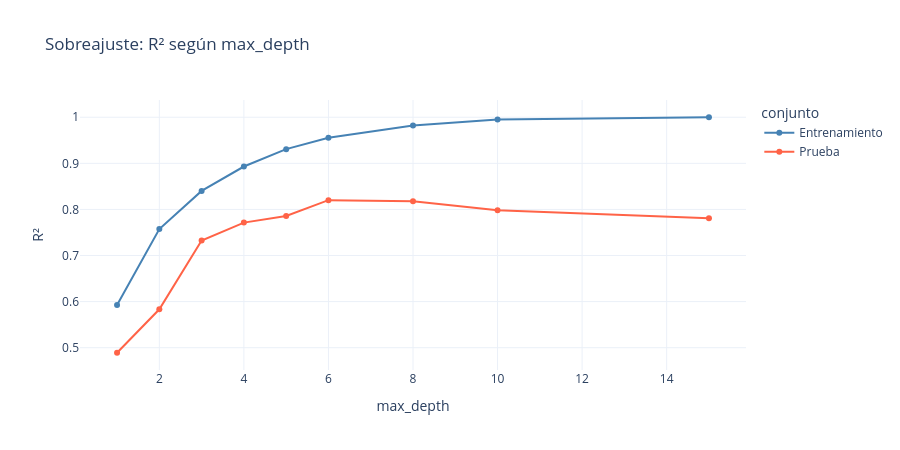

Source (notebook cell):
### Markdown cell above
---
# 3️⃣ Ver el sobreajuste en una gráfica (10 min)

### Code cell
profundidades = [1, 2, 3, 4, 5, 6, 8, 10, 15]
r2_train, r2_test = [], []

for d in profundidades:
    modelo = DecisionTreeRegressor(max_depth=d, random_state=42).fit(X_train, y_train)
    r2_train.append(modelo.score(X_train, y_train))
    r2_test.append(modelo.score(X_test, y_test))

plot_curva_complejidad(profundidades, r2_train, r2_test, parametro='max_depth', metrica='R²')

### Figure 1 — Plotly figure (JSON) as saved in the notebook; plotly's stock layout.template omitted (floating-point values rounded to 4 significant figures)
{"data": [{"hovertemplate": "conjunto=Entrenamiento<br>max_depth=%{x}<br>R²=%{y}<extra></extra>", "legendgroup": "Entrenamiento", "line": {"color": "steelblue", "dash": "solid"}, "marker": {"symbol": "circle"}, "mode": "lines+markers", "name": "Entrenamiento", "orientation": "v", "showlegend": true, "type": "scatter", "x": [1, 2, 3, 4, 5, 6, 8, 10, 15], "xaxis": "x", "y": [0.5924, 0.7573, 0.8401, 0.8931, 0.9307, 0.9555, 0.9819, 0.9948, 1.0], "yaxis": "y"}, {"hovertemplate": "conjunto=Prueba<br>max_depth=%{x}<br>R²=%{y}<extra></extra>", "legendgroup": "Prueba", "line": {"color": "tomato", "dash": "solid"}, "marker": {"symbol": "circle"}, "mode": "lines+markers", "name": "Prueba", "orientation": "v", "showlegend": true, "type": "scatter", "x": [1, 2, 3, 4, 5, 6, 8, 10, 15], "xaxis": "x", "y": [0.489, 0.5834, 0.7326, 0.7714, 0.7857, 0.8201, 0.8176, 0.7984, 0.781], "yaxis": "y"}], "layout": {"height": 450, "legend": {"title": {"text": "conjunto"}, "tracegroupgap": 0}, "title": {"text": "Sobreajuste: R² según max_depth"}, "width": 900, "xaxis": {"anchor": "y", "domain": [0.0, 1.0], "title": {"text": "max_depth"}}, "yaxis": {"anchor": "x", "domain": [0.0, 1.0], "title": {"text": "R²"}}}}
